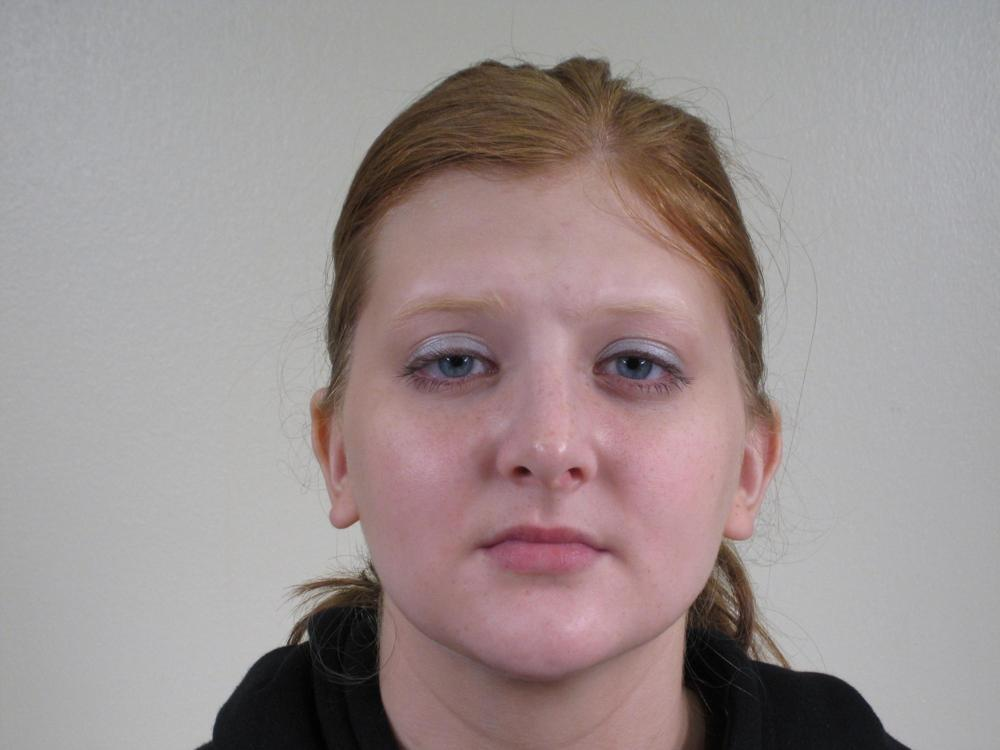
#> input picture finalize_model/data/test_images/0001.jpg, 1000 x 750 px; its folder holds only this picture in this run
$ python step0_faceCropper.py
#> lines starting #> are read from the running program, lines starting #| are printed output that depends on the picture
import cv2
import glob
import os
import numpy as np

path = os.getcwd()

class FaceCropper(object):
    CASCADE_PATH = path + "/haarcascade_frontalface_default.xml"

    def __init__(self):
        print(self.CASCADE_PATH)
        self.face_cascade = cv2.CascadeClassifier(path + "/haarcascade_frontalface_default.xml")


    def generate(self, image_path, show_result=False, d = 0):
#> called with image_path = 'finalize_model/data/test_images/0001.jpg', show_result = False, d = 0
        img = cv2.imread(image_path)
#> img is the input picture: shape (750, 1000, 3); mean B, G, R 144, 144.4, 155.8
        if (img is None):
            print("Can't open image file")
            return 0

        #img = cv2.cvtColor(img, cv2.COLOR_BGR2GRAY)
        faces = self.face_cascade.detectMultiScale(img, 1.1, 5, minSize=(100, 100))
#> faces = [[299, 172, 492, 492]]
        facecnt = len(faces)
#> facecnt = 1
        print("Detected faces: %d" % facecnt)
#| Detected faces: 1

        if (faces is None):
            return faces
        elif len(faces) > 1:
            eval = []

            # solve the issue when there are multiple detection
            for face in faces:
                x,y,w,h = face
                r = max(w, h) / 2
                size = r*2
                eval.append(size)
            ind = eval.index(max(eval))
            faces = faces.tolist()
            faces = [faces[ind]]

        # zoom a bit more than usual
        for (x, y, w, h) in faces:
            newx, newy,neww,newh = x+d,y+d,w-d,h-d
            r = max(neww, newh) / 2
            centerx = newx + neww / 2
            centery = newy + newh / 2
            nx = int(centerx - r)
            ny = int(centery - r)
            nr = int(r * 2)
            faceimg = img[ny:ny+nr, nx:nx+nr]
            lastimg = cv2.resize(faceimg, (256, 256))

            return lastimg
#> this loop made 1 pass
#> (x, y, w, h, newx, newy, neww, newh) on pass 1: (299, 172, 492, 492, 299, 172, 492, 492)
#> pass 1, in generate, `faceimg = img[ny:ny+nr, nx:nx+nr]`:
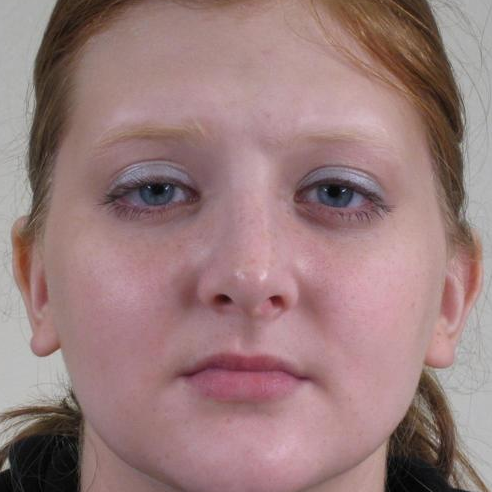
#> faceimg: shape (492, 492, 3); mean B, G, R 124.3, 124.5, 154

        if (show_result):
            for (x, y, w, h) in faces:
                newx, newy, neww, newh = x, y, w - d, h - d
                cv2.rectangle(img, (newx, newy), (newx+neww, newy+newh), (255,0,0), 2)
            cv2.imshow('img', img)
            cv2.waitKey(0)
            cv2.destroyAllWindows()


        # if store_result:
        #     cv2.imwrite("image%d.jpg" % i, faceimg)
        #     print("image is stored.")

if __name__ == '__main__':

    # [17 lines of commented-out code are left out]


    image_path = path + "/data/test_images"
    if not os.path.exists(path + '/data/data_0'):
        os.makedirs(path + '/data/data_0')
    destination = path + "/data/data_0"
    if not os.path.isdir(destination):
        os.makedirs(destination)
    if os.path.isdir(image_path):
        file_names = glob.glob(image_path+"/*.jpg")
        faceDetector = FaceCropper()
        for i in range(len(file_names)):
            name = file_names[i]
            print(name)
            result = faceDetector.generate(name)
            if result is None:
                result = faceDetector.generate(file_names[i + 1])
                resname = destination + "/" + os.path.basename(name)
                cv2.imwrite(resname, result)

            else:
                resname = destination + "/" + os.path.basename(name)
                cv2.imwrite(resname, result)

        print("The Face Chopping is done!")

$ run again, on finalize_model/data/test_images/0002.jpg
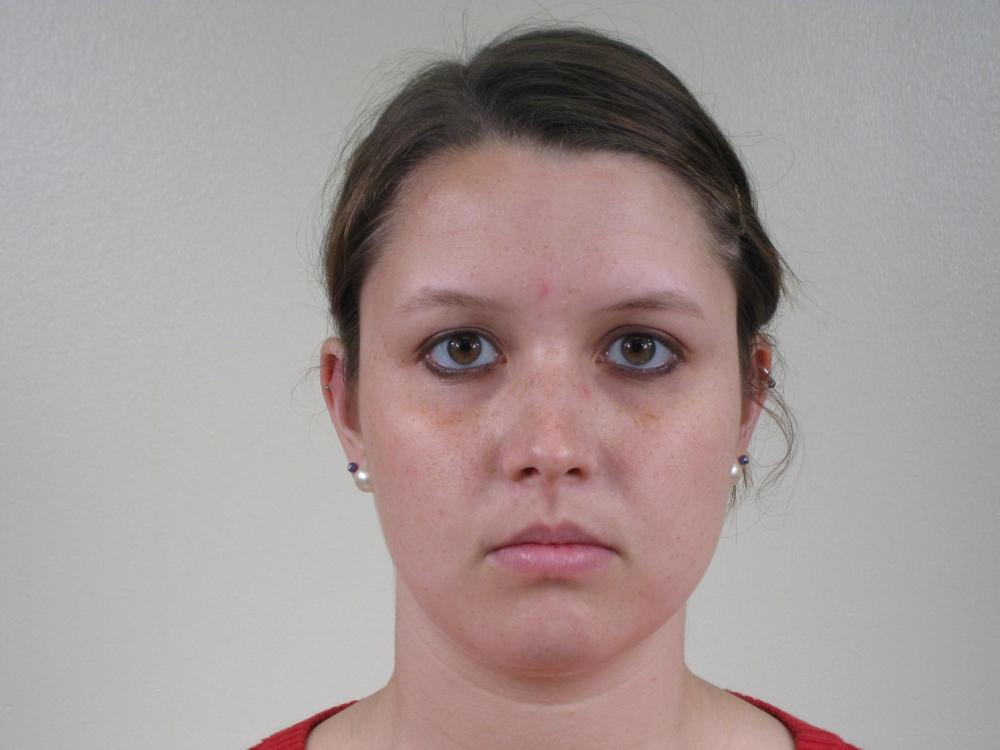
#> input picture finalize_model/data/test_images/0002.jpg, 1000 x 750 px
#> in generate, img is the input picture: shape (750, 1000, 3); mean B, G, R 151.4, 152.5, 164.4
#> faces = [[290, 146, 519, 519]]
#> facecnt = 1
#| Detected faces: 1
#> the loop in generate, `for (x, y, w, h) in faces:` made 1 pass
#> (x, y, w, h, newx, newy, neww, newh) on pass 1: (290, 146, 519, 519, 290, 146, 519, 519)
#> pass 1, in generate, `faceimg = img[ny:ny+nr, nx:nx+nr]`:
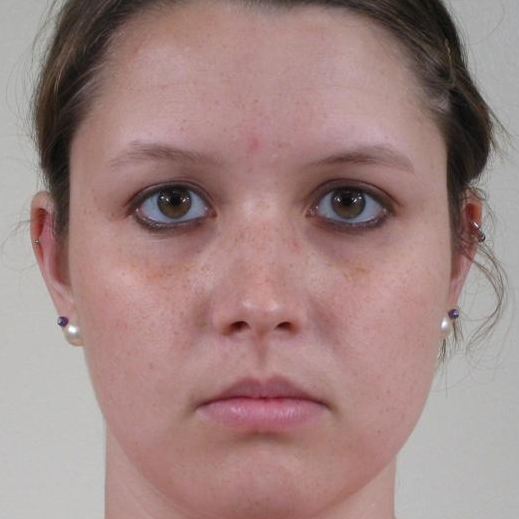
#> faceimg: shape (519, 519, 3); mean B, G, R 131, 133.4, 160.5

$ run again, on finalize_model/data/test_images/0003.jpg
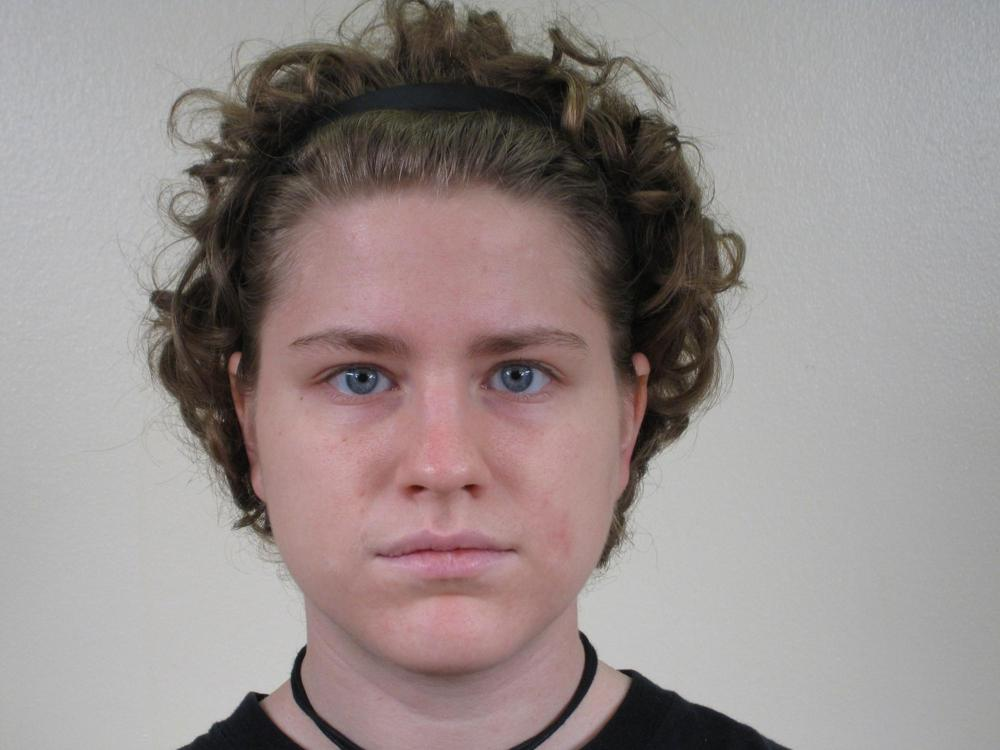
#> input picture finalize_model/data/test_images/0003.jpg, 1000 x 750 px
#> in generate, img is the input picture: shape (750, 1000, 3); mean B, G, R 139.8, 141.2, 151.1
#> faces = [[206, 187, 470, 470]]
#> facecnt = 1
#| Detected faces: 1
#> the loop in generate, `for (x, y, w, h) in faces:` made 1 pass
#> (x, y, w, h, newx, newy, neww, newh) on pass 1: (206, 187, 470, 470, 206, 187, 470, 470)
#> pass 1, in generate, `faceimg = img[ny:ny+nr, nx:nx+nr]`:
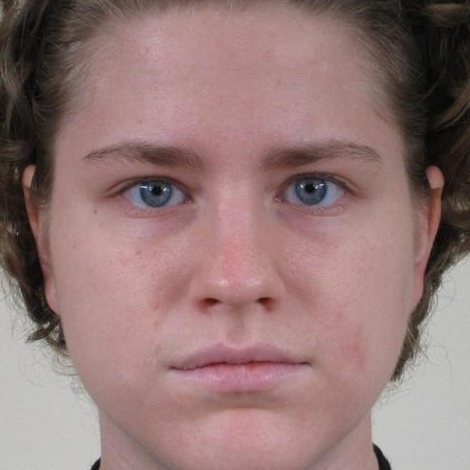
#> faceimg: shape (470, 470, 3); mean B, G, R 117.5, 119.3, 147.1
